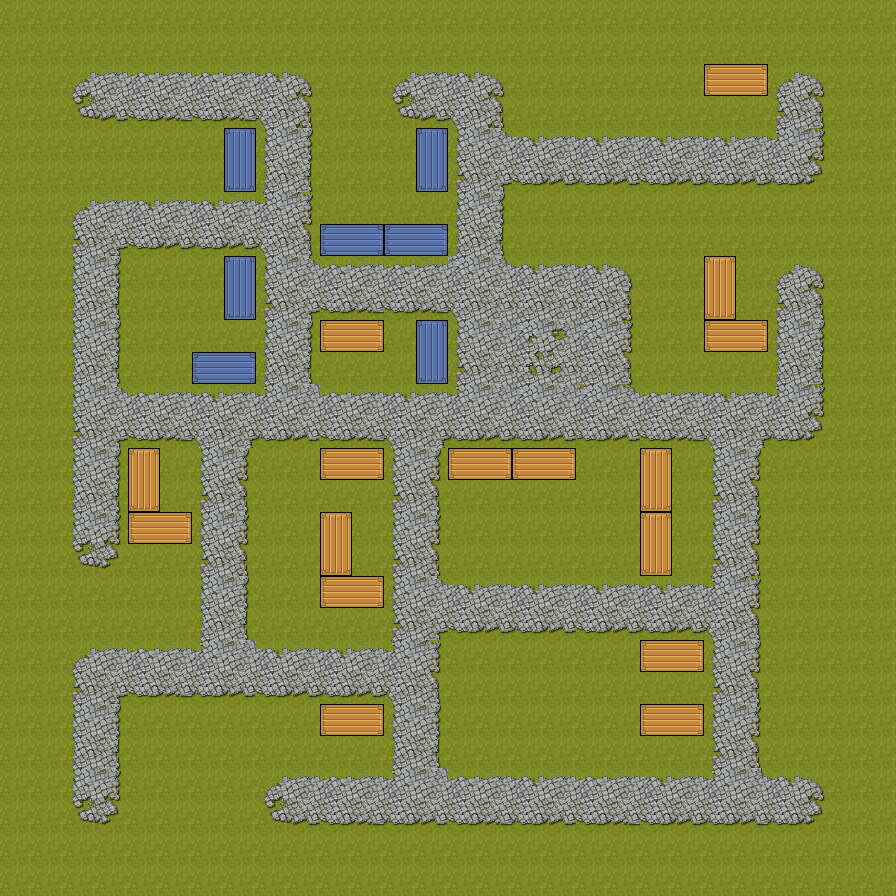

The image is a tile-based game level rendered from a .tmx file. Its description and source (layers, tilesets, objects; grid data summarised) follow:
An orthogonal 14x14 tile map with 64x64 px tiles, 4 tile layers (terrain, roads, holes, walls), 2 tilesets.

<map version="1.0" orientation="orthogonal" renderorder="left-up" width="14" height="14" tilewidth="64" tileheight="64" nextobjectid="3">
 <tileset firstgid="1" name="tile_set_sheet_by_danaharris" tilewidth="64" tileheight="64" tilecount="64">
  <image source="../images/tile_set_sheet_by_danaharris.png" width="512" height="512" />
 </tileset>
 <tileset firstgid="65" name="box" tilewidth="64" tileheight="64" tilecount="4">
  <image source="../images/box.png" width="128" height="128" />
 </tileset>
 <layer name="terrain" width="14" height="14">
  <data>[196 cells, 196 non-empty, 1 distinct tile ids]</data>
 </layer>
 <layer name="roads" width="14" height="14">
  <data>[196 cells, 80 non-empty, 26 distinct tile ids]</data>
 </layer>
 <layer name="holes" width="14" height="14">
  <data>[196 cells, 98 non-empty, 1 distinct tile ids]</data>
 </layer>
 <layer name="walls" width="14" height="14">
  <data>[196 cells, 23 non-empty, 4 distinct tile ids]</data>
 </layer>
</map>
